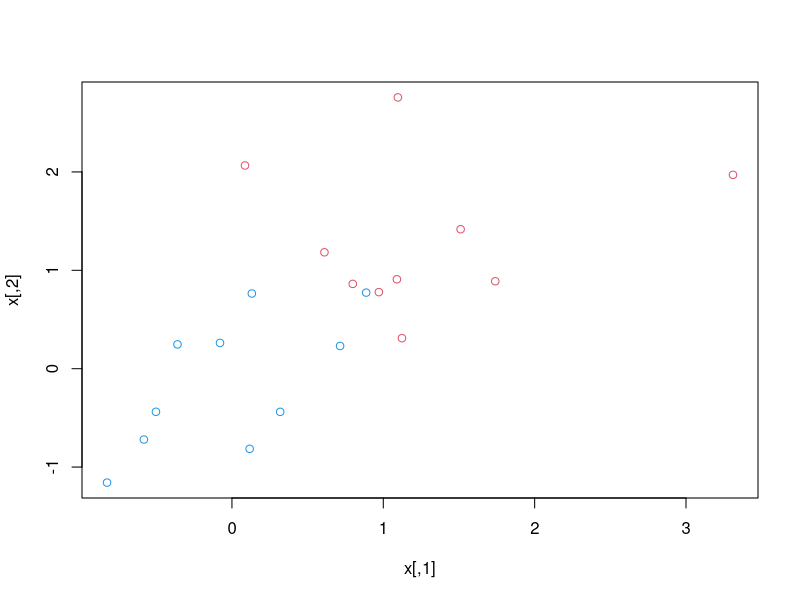
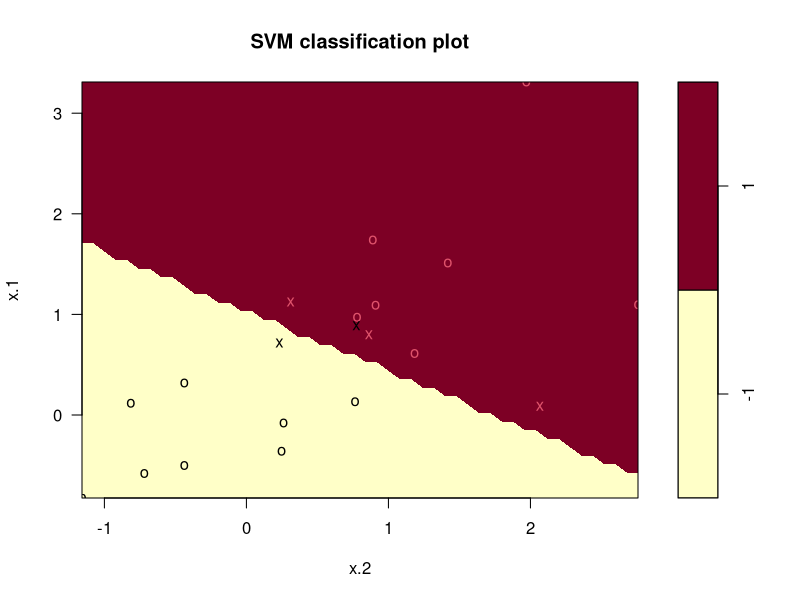

Write R code to recreate these figures, in order.
# Construct a linearly seperable dataset on 2-D plane
set.seed(100)
x=matrix(rnorm(20*2), ncol=2)
y=c(rep(-1,10),rep(1,10))
x[y==1,]=x[y==1,]+1

plot(x, col=(3-y))

dat=data.frame(x=x,y=as.factor(y))

# Load the libsvm R interface
# Use Liblinear for very large problem
library('e1071')

svmfit=svm(y ~ ., data=dat, kernel='linear', cost=10, scale=FALSE)
plot(svmfit,dat)
svmfit$index
summary(svmfit)

# Find optimal tuning parameter
set.seed (1)
tune.out=tune(svm,y ~ .,data=dat, kernel="linear", ranges = list(cost=c(0.001, 0.01, 0.1, 1,5, 10, 100)))
bestmod=tune.out$best.model
summary(bestmod)

# Construct the best data
xtest=matrix(rnorm(20*2), ncol=2)
ytest=sample(c(-1,1), 20, rep=TRUE)
xtest[ytest==1,]=xtest[ytest==1,]+1
testdat=data.frame(x=xtest, y=as.factor(ytest))

ypred=predict(bestmod, testdat)
#confusion matrix
table(predict=ypred, truth=testdat$y)
